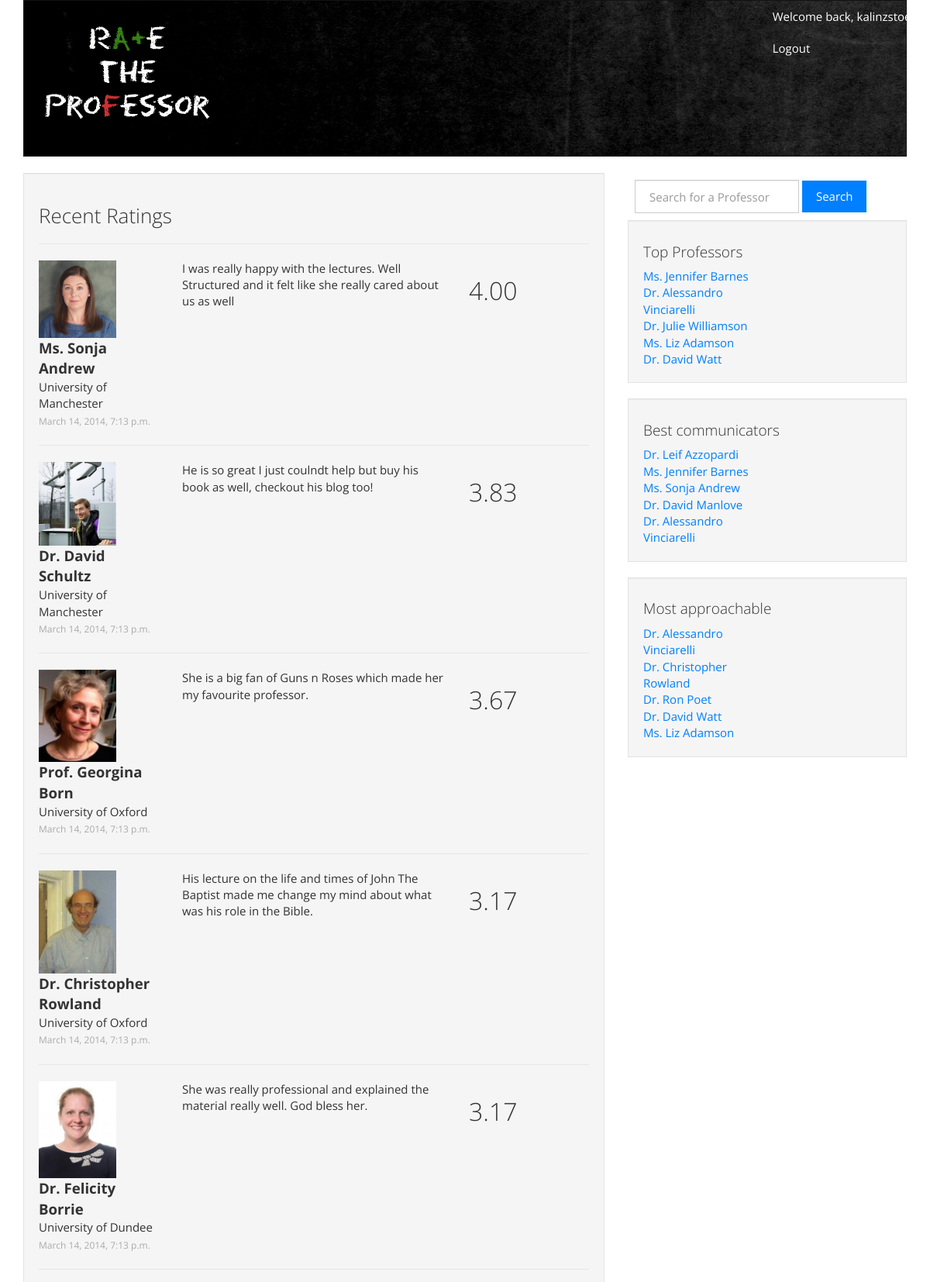
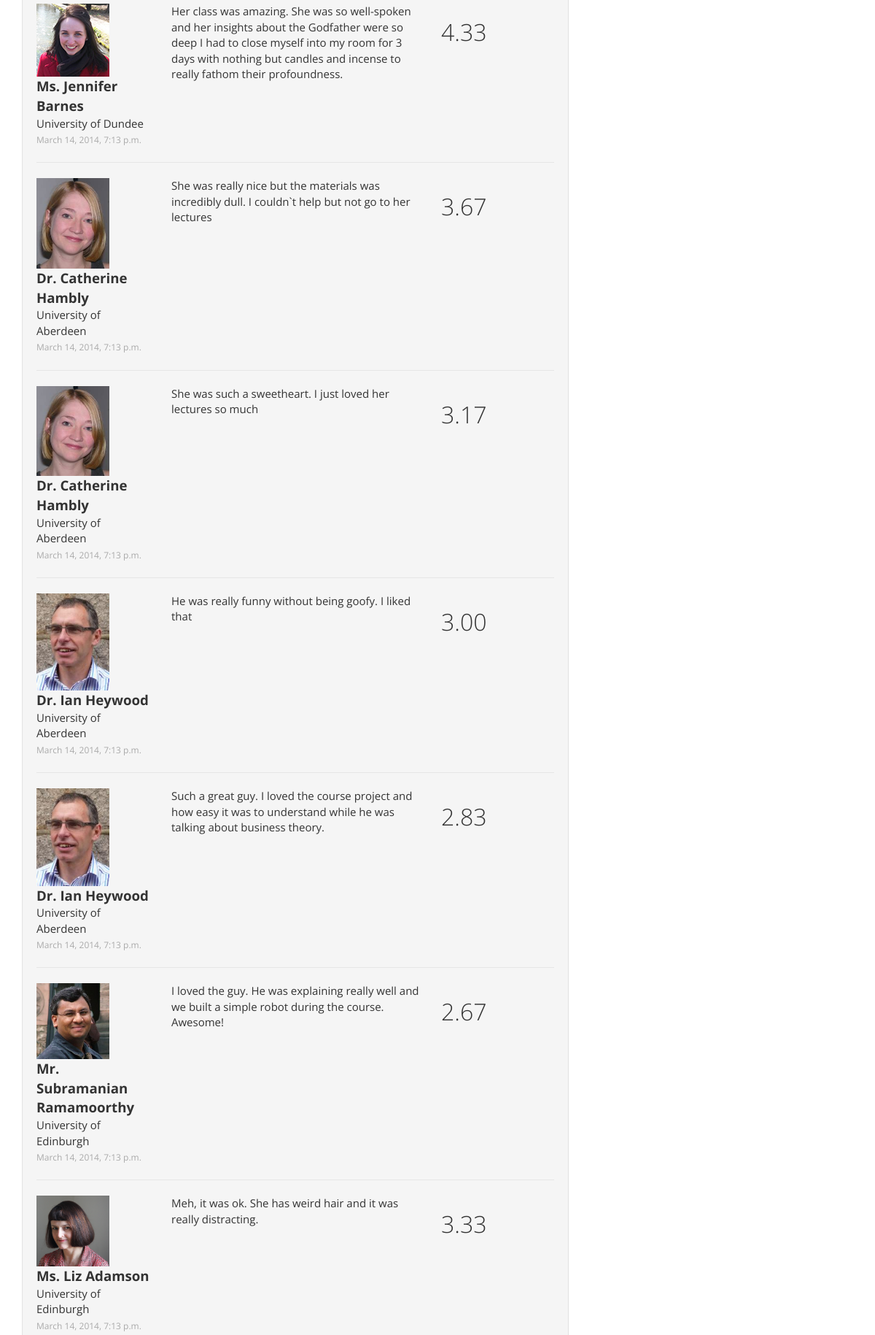
The app's page / (signed in, upper part) with its own data (2 pictures, top to bottom).
### rate_the_professor/models.py (models this page shows, shortened)
class Rating(models.Model):
    user = models.ForeignKey(User, null=True)
    professor = models.ForeignKey(Professor)
    communication = models.DecimalField(max_digits=2, decimal_places=1, default=2.5)
    knowledge = models.DecimalField(max_digits=2, decimal_places=1, default=2.5)
    approachability = models.DecimalField(max_digits=2, decimal_places=1, default=2.5)
    enthusiasm = models.DecimalField(max_digits=2, decimal_places=1, default=2.5)
    clarity = models.DecimalField(max_digits=2, decimal_places=1, default=2.5)
    awesomeness = models.DecimalField(max_digits=2, decimal_places=1, default=2.5)
    comment = models.CharField(max_length=1024, null=False)
    datetime = models.DateTimeField(auto_now_add=True)
    def _calculate_rating(self):
        return u'%.2f' % ((self.communication + self.knowledge + self.approachability
                + self.enthusiasm + self.clarity + self.awesomeness) / 6)
    rating = property(_calculate_rating)

class Professor(models.Model):
    title = models.CharField(max_length=64)
    first_name = models.CharField(max_length=256)
    last_name = models.CharField(max_length=256)
    sum_of_communication = models.DecimalField(max_digits=10, decimal_places=1, default=2.5)
    no_of_communication = models.IntegerField(default=1)
    overall_communication = models.DecimalField(max_digits=2, decimal_places=1, default=2.5)
    sum_of_knowledge = models.DecimalField(max_digits=10, decimal_places=1, default=2.5)
    no_of_knowledge = models.IntegerField(default=1)
    overall_knowledge = models.DecimalField(max_digits=2, decimal_places=1, default=2.5)
    sum_of_approachability = models.DecimalField(max_digits=10, decimal_places=1, default=2.5)
    no_of_approachability = models.IntegerField(default=1)
    overall_approachability = models.DecimalField(max_digits=2, decimal_places=1, default=2.5)
    sum_of_enthusiasm = models.DecimalField(max_digits=10, decimal_places=1, default=2.5)
    no_of_enthusiasm = models.IntegerField(default=1)
    overall_enthusiasm = models.DecimalField(max_digits=2, decimal_places=1, default=2.5)
    sum_of_clarity = models.DecimalField(max_digits=10, decimal_places=1, default=2.5)
    no_of_clarity = models.IntegerField(default=1)
    overall_clarity = models.DecimalField(max_digits=2, decimal_places=1, default=2.5)
    sum_of_awesomeness = models.DecimalField(max_digits=10, decimal_places=1, default=2.5)
    no_of_awesomeness = models.IntegerField(default=1)
    overall_awesomeness = models.DecimalField(max_digits=2, decimal_places=1, default=2.5)
    sum_of_ratings = models.DecimalField(max_digits=10, decimal_places=1, default=2.5)
    no_of_ratings = models.IntegerField(default=1)
    overall_rating = models.DecimalField(max_digits=2, decimal_places=1, default=2.5)
    picture = models.ImageField(upload_to='professors', blank=True)
    university = models.ForeignKey(University)
    courses_taught = models.ManyToManyField(Course)
    website_url = models.URLField()
    def _full_name(self):
        return u'%s %s %s ' % (self.title, self.first_name, self.last_name)
    full_name = property(_full_name)

class University(models.Model):
    uni_name = models.CharField(max_length=256, unique=True)
    website_url = models.URLField()
    class Meta:
        verbose_name_plural = "Universities"

### rate_the_professor/views.py (the view)
# urls.py: urlpatterns = patterns('',url(r'^$', views.index, name='index')
def index(request):
    context = RequestContext(request)
    recent_ratings = Rating.objects.order_by('-id')[:12]
    top_professors = Professor.objects.order_by('-overall_rating')[:5]
    best_communicators = Professor.objects.order_by('-overall_communication')[:5]
    easily_approachable = Professor.objects.order_by('-overall_approachability')[:5]
    context_dict = {'recent_ratings': recent_ratings
        , 'top_professors': top_professors
        , 'best_communicators': best_communicators
        , 'easily_approachable': easily_approachable
    }
    return render_to_response('rate_the_professor/index.html', context_dict, context)

### templates/rate_the_professor/index.html (shortened to what this page needs)
{% extends 'rate_the_professor/base.html' %}
{% load static %}
{% block body_block %}
<div class="row">
	<div class="col-md-8">
		<div class="well" id="ratings-main">
			<h3>Recent Ratings</h3>
			{% if recent_ratings %}
				{% for rating in recent_ratings %}
					<hr>
					<div class="row">
						<div class="col-md-3">
		                    <a href="/rate_the_professor/professor/{{ rating.professor.id }}/">
		                    <img class="comment-pic" src="/media/professors/{{ rating.professor.picture }}">
		                    </a>
							<div><strong class="big-text">{{ rating.professor.full_name }}</strong></div>
							<div>{{ rating.professor.university.uni_name }}</div>
							<div><span class="date">{{ rating.datetime }}</span></div>
						</div>
						<div class="col-md-6">{{ rating.comment }}</div>
						<div class="col-md-3">
							<h2>{{ rating.rating }}</h2>
						</div>
					</div>
				{% endfor %}
			{% else %}
			<strong>There are no ratings present.</strong>
			{% endif %}
		</div>
	</div>
	<div class="col-md-4">
		    <div class="well-sm">
				<form class="form-inline" role="form" id="search_form" method="post" action="/rate_the_professor/suggest_professor/">
		            <input type="text" class="form-control" name="query" value="" id="query" placeholder="Search for a Professor"/>
		            <button type="submit" class="btn btn-primary" name="submit" value="Search">Search</button>
				</form>
		    </div>
		<div class="well">
			<h4>Top Professors</h4>
			{% if top_professors %}
				{% for professor in top_professors %}
					<div class="row">
						<div class="col-md-6">
							<a href="/rate_the_professor/professor/{{ professor.id }}/">{{ professor.full_name }}</a>
						</div>
						<div class="col-md-6 big-rating">{{ professor.overall_rating }}</div>
					</div>
				{% endfor %}
			{% else %}
				<strong>There are no professors present.</strong>
			{% endif %}
		</div>
		<div class="well">
			<h4>Best communicators</h4>
			{% if best_communicators %}
				{% for professor in best_communicators %}
					<div class="row">
						<div class="col-md-6">
							<a href="/rate_the_professor/professor/{{ professor.id }}/">{{ professor.full_name }}</a>
						</div>
						<div class="col-md-6 big-rating">{{ professor.overall_communication }}</div>
					</div>
				{% endfor %}
			{% else %}
				<strong>There are no professors present.</strong>
			{% endif %}
		</div>
		<div class="well">
			<h4>Most approachable</h4>
			{% if best_communicators %}
				{% for professor in easily_approachable %}
					<div class="row">
						<div class="col-md-6">
							<a href="/rate_the_professor/professor/{{ professor.id }}/">{{ professor.full_name }}</a>
						</div>
						<div class="col-md-6 big-rating">{{ professor.overall_approachability }}</div>
					</div>
				{% endfor %}
			{% else %}
				<strong>There are no professors present.</strong>
			{% endif %}
		</div>
	</div>
</div>
{% endblock %}

### templates/rate_the_professor/base.html (shortened to what this page needs)
{% load static %}
<!DOCTYPE html>
<html>
<head>
	<link href="{% static 'css/bootstrap.css' %}" rel="stylesheet">
	<link href="{% static 'css/bootstrap.min.css' %}" rel="stylesheet" media="screen">
</head>
<body>
	<div class="container">
		<div class="navbar navbar-default">
			<div class="container">
				<div class="navbar-header">
					<a href="/rate_the_professor/"><img src="{% static 'img/logo.png' %}" class="navbar-brand"></a>
				</div>
					{% if user.is_authenticated %}
		                <div class="navbar-right">
		                    <form action="/rate_the_professor/user/">
							    <button class="btn btn-default">Welcome back, {{ user.username }}</button>
							</form>
							<form action="/rate_the_professor/logout/">
							    <button type="submit" value="Logout" class="btn btn-default">Logout</button>
							</form>
						</div>
					{% endif %}
			</div>
		</div>
        {% block body_block %}{% endblock %}
	</div>
</body>
</html>

### records on screen
Rating: professor.picture (picture), professor.full_name "Ms. Sonja Andrew", professor.university.uni_name "University of Manchester", datetime "March 14, 2014, 7:13 p.m.", comment "I was really happy with the lectures. Well Structured and it felt like she really cared about us as well", rating "4.00"
Rating: professor.picture (picture), professor.full_name "Dr. David Schultz", professor.university.uni_name "University of Manchester", datetime "March 14, 2014, 7:13 p.m.", comment "He is so great I just coulndt help but buy his book as well, checkout his blog too!", rating "3.83"
Rating: professor.picture (picture), professor.full_name "Prof. Georgina Born", professor.university.uni_name "University of Oxford", datetime "March 14, 2014, 7:13 p.m.", comment "She is a big fan of Guns n Roses which made her my favourite professor.", rating "3.67"
Rating: professor.picture (picture), professor.full_name "Dr. Christopher Rowland", professor.university.uni_name "University of Oxford", datetime "March 14, 2014, 7:13 p.m.", comment "His lecture on the life and times of John The Baptist made me change my mind about what was his role in the Bible.", rating "3.17"
Rating: professor.picture (picture), professor.full_name "Dr. Felicity Borrie", professor.university.uni_name "University of Dundee", datetime "March 14, 2014, 7:13 p.m.", comment "She was really professional and explained the material really well. God bless her.", rating "3.17"
Rating: professor.picture (picture), professor.full_name "Ms. Jennifer Barnes", professor.university.uni_name "University of Dundee", datetime "March 14, 2014, 7:13 p.m.", comment "Her class was amazing. She was so well-spoken and her insights about the Godfather were so deep I had to close myself into my room for 3 days with nothing but candles and incense to really fathom their profoundness.", rating "4.33"
Rating: professor.picture (picture), professor.full_name "Dr. Catherine Hambly", professor.university.uni_name "University of Aberdeen", datetime "March 14, 2014, 7:13 p.m.", comment "She was really nice but the materials was incredibly dull. I couldn`t help but not go to her lectures", rating "3.67"
Rating: professor.picture (picture), professor.full_name "Dr. Catherine Hambly", professor.university.uni_name "University of Aberdeen", datetime "March 14, 2014, 7:13 p.m.", comment "She was such a sweetheart. I just loved her lectures so much", rating "3.17"
Rating: professor.picture (picture), professor.full_name "Dr. Ian Heywood", professor.university.uni_name "University of Aberdeen", datetime "March 14, 2014, 7:13 p.m.", comment "He was really funny without being goofy. I liked that", rating "3.00"
Rating: professor.picture (picture), professor.full_name "Dr. Ian Heywood", professor.university.uni_name "University of Aberdeen", datetime "March 14, 2014, 7:13 p.m.", comment "Such a great guy. I loved the course project and how easy it was to understand while he was talking about business theory.", rating "2.83"
Rating: professor.picture (picture), professor.full_name "Mr. Subramanian Ramamoorthy", professor.university.uni_name "University of Edinburgh", datetime "March 14, 2014, 7:13 p.m.", comment "I loved the guy. He was explaining really well and we built a simple robot during the course. Awesome!", rating "2.67"
Rating: professor.picture (picture), professor.full_name "Ms. Liz Adamson", professor.university.uni_name "University of Edinburgh", datetime "March 14, 2014, 7:13 p.m.", comment "Meh, it was ok. She has weird hair and it was really distracting.", rating "3.33"
Professor: full_name "Ms. Jennifer Barnes"
Professor: full_name "Dr. Alessandro Vinciarelli"
Professor: full_name "Dr. Julie Williamson"
Professor: full_name "Ms. Liz Adamson"
Professor: full_name "Dr. David Watt"
Professor: full_name "Dr. Leif Azzopardi"
Professor: full_name "Ms. Sonja Andrew"
Professor: full_name "Dr. David Manlove"
Professor: full_name "Dr. Christopher Rowland"
Professor: full_name "Dr. Ron Poet"

### other values on screen
{{ user.username }} "kalinzstoev"
